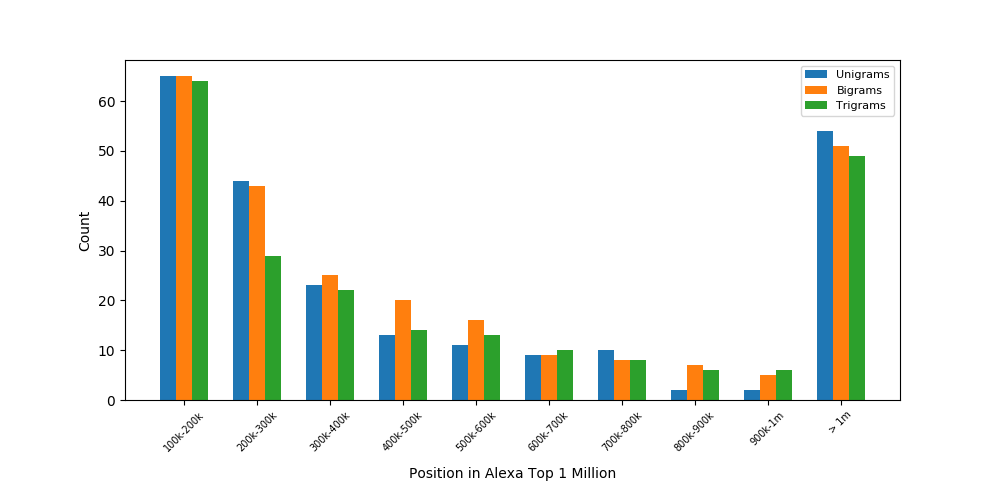

Source code (Python):
import sys
import heapq
import csv
import json
import sqlite3
import matplotlib
import numpy as np
from matplotlib import pyplot
from operator import itemgetter
sys.path.append('../../../src/')
from results import *

BIN_SIZE = 100000

def get_my_data(db):
    domains = get_results(db, 1000000)
    
    top_1m = {}
    with open ('../../../lists/alexa.csv', 'r') as csvfile:
        csvreader = csv.reader(csvfile, delimiter=',', quotechar='|')
        for row in csvreader:
            domain = row[1]
            pos = int(row[0])
            top_1m[domain] = pos

    data = [0 for i in range(11)]
    for domain in domains:
        contained = False
        for top_domain in top_1m:
            if top_domain in domain:
                contained = True
                if top_1m[top_domain] > 1000:
                    bin = int(top_1m[top_domain] / BIN_SIZE)
                    data[bin] += 1
                break
        if not contained:
            data[10] += 1
        
    return data

def get_filteredweb_data():
    with open(BASE_DIR + 'lists/filteredweb.txt', 'r') as f:
        domains = f.read().splitlines()
    
    top_1m = {}
    with open ('../../../lists/top-1m.csv', 'r') as csvfile:
        csvreader = csv.reader(csvfile, delimiter=',', quotechar='|')
        for row in csvreader:
            domain = row[1]
            pos = int(row[0])
            top_1m[domain] = pos

    data = [0 for i in range(11)]
    for domain in domains:
        contained = False
        for top_domain in top_1m:
            if top_domain in domain:
                contained = True
                if top_1m[top_domain] > 1000:
                    bin = int(top_1m[top_domain] / BIN_SIZE)
                    data[bin] += 1
                break
        if not contained:
            data[10] += 1
        
    return data


def make_fig():
    unigrams = get_my_data('unigrams.db')    
    bigrams = get_my_data('bigrams.db')
    trigrams = get_my_data('trigrams.db')
    pyplot.figure(figsize=(10,5))
    x = np.arange(10)
    xticks = ("100k-200k", "200k-300k",
              "300k-400k", "400k-500k", "500k-600k",
              "600k-700k", "700k-800k", "800k-900k",
              "900k-1m", "> 1m")
    pyplot.bar(x, unigrams[1:], 0.22, label='Unigrams')
    pyplot.bar(x + 0.22, bigrams[1:], 0.22, label='Bigrams')
    pyplot.bar(x + 0.44, trigrams[1:], 0.22, label='Trigrams')
    pyplot.xlabel('Position in Alexa Top 1 Million', labelpad=10) 
    pyplot.ylabel('Count')
    pyplot.legend(loc='upper right', prop={'size': 9})
    pyplot.xticks(x + 0.22, xticks, rotation='45')
    pyplot.tick_params(axis='x', which='major', labelsize=9)
    pyplot.subplots_adjust(bottom=0.2)
    pyplot.savefig('alexa.png')
    

if __name__ == "__main__":
    make_fig()
